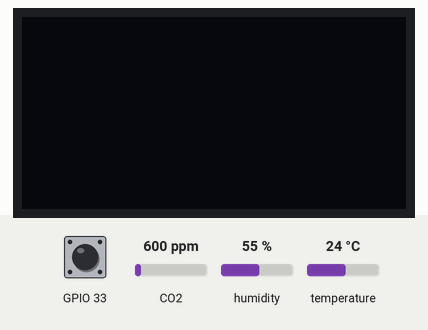
Simulated run of this program. Board: ESP32. Shown: 128×64 one-colour display. Inputs (shaded band) come from the test bench; at power-on: GPIO 33 HIGH, CO2 600 ppm, temperature 24 °C, humidity 55 %. The OLED is the two-colour kind (top 16 rows yellow); WiFi joins after 1.5 s; servers stay silent unless stated; uploads are accepted with an empty reply; what the program prints to the serial monitor is not drawn.

Above: at 3.7 s.
3.8 s: GPIO 33 pulled LOW for 0.15 s
At 3.89 s:
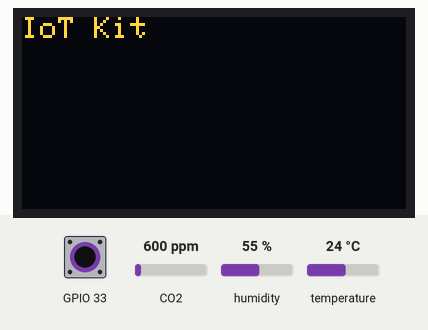
At 4.5 s:
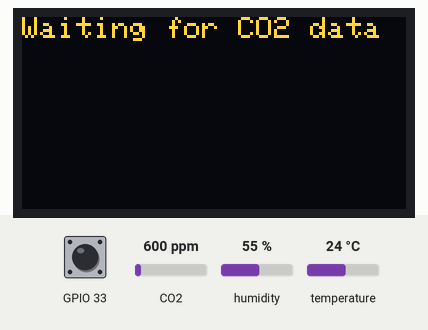
5.4 s: CO2 set to 452 ppm
9.4 s: GPIO 33 pulled LOW for 1 s
At 10.3 s:
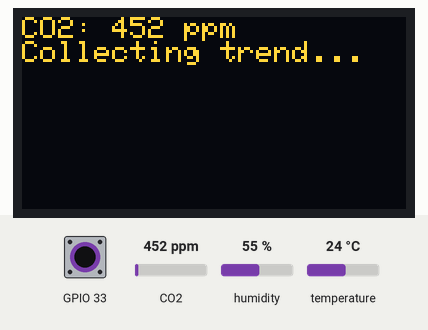
11.9 s: temperature set to 12 °C
13.4 s: CO2 set to 1050 ppm
Timing chart, 0 to 15.9 s (numbered marks = the images above; inputs shaded):
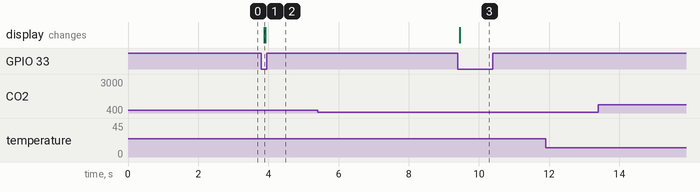

Measured:
- after the input at 3.8 s, the display: changes after 0.09 s (image 1)
- after the input at 5.4 s, every drawn part: stays the same
- after the input at 9.4 s, the display: changes after 0.06 s (image 3)
- after the input at 11.9 s, every drawn part: stays the same
- after the input at 13.4 s, every drawn part: stays the same

The program:

main.cpp
```cpp
#include <Arduino.h>
#include <WiFi.h>
#include <HTTPClient.h>
#include <WiFiClientSecure.h>
#include <Wire.h>
#include <SensirionI2CScd4x.h>
#include "iot_pins.h"
#include "iot_display.h"
#include "secrets.h"

SensirionI2CScd4x scd4x;
uint32_t seq = 0;
constexpr uint32_t BUTTON_DEBOUNCE_MS = 30;
constexpr uint32_t MEASUREMENT_INTERVAL_MS = 5000;
uint32_t lastMeasurementCheckMs = 0;

constexpr uint16_t FIRST_RED_PPM = 1201;
constexpr size_t SAMPLE_COUNT = 13;  // One minute at the normal sampling interval.
struct Co2Sample {
  uint32_t timeMs;
  uint16_t ppm;
};
Co2Sample samples[SAMPLE_COUNT];
size_t nextSample = 0;
size_t samplesUsed = 0;

void recordCo2(uint16_t ppm) {
  samples[nextSample] = {millis(), ppm};
  nextSample = (nextSample + 1) % SAMPLE_COUNT;
  if (samplesUsed < SAMPLE_COUNT) ++samplesUsed;
}

void showCo2Forecast() {
  static bool displayReady = false;
  if (!displayReady) {
    displayReady = iotInitDisplay();
    if (!displayReady) return;
  }

  if (samplesUsed == 0) {
    iotDisplayLines("Waiting for CO2 data");
    return;
  }

  const Co2Sample& latest = samples[(nextSample + SAMPLE_COUNT - 1) % SAMPLE_COUNT];
  const String current = String("CO2: ") + latest.ppm + " ppm";
  if (millis() - latest.timeMs > 15000) {
    iotDisplayLines(current, "Reading is stale");
    return;
  }

  const bool alreadyRed = latest.ppm >= FIRST_RED_PPM;
  // Once the buffer is full, nextSample points to the oldest reading.
  const Co2Sample& oldest = samples[nextSample];
  const uint32_t elapsedMs = latest.timeMs - oldest.timeMs;
  if (samplesUsed < SAMPLE_COUNT || elapsedMs == 0 || elapsedMs > 90000) {
    iotDisplayLines(current, "Collecting trend...", alreadyRed ? "Already RED" : "");
    return;
  }

  const float rate = (int(latest.ppm) - int(oldest.ppm)) * 60000.0f / elapsedMs;
  const String trend = String("Rate: ") + (rate > 0 ? "+" : "") + String(rate, 1) + " ppm/min";
  String estimate;
  if (alreadyRed) {
    estimate = "Already RED";
  } else if (rate <= 0) {
    estimate = "CO2 flat or falling";
  } else {
    const float minutes = (FIRST_RED_PPM - latest.ppm) / rate;
    estimate = minutes < 1 ? String("RED in <1 min")
                           : String("RED in ~") + String(minutes, 0) + " min";
  }
  iotDisplayLines(current, trend, estimate);
}

void checkButton2() {
  static int lastReading = HIGH;
  static int stableReading = HIGH;
  static uint32_t lastChangeMs = 0;

  const int reading = digitalRead(IoTPins::BUTTON_2);
  const uint32_t now = millis();
  if (reading != lastReading) {
    lastReading = reading;
    lastChangeMs = now;
  }

  if (reading != stableReading && now - lastChangeMs >= BUTTON_DEBOUNCE_MS) {
    stableReading = reading;
    if (stableReading == LOW) {
      Serial.println("Button 2 pressed");
      showCo2Forecast();
    }
  }
}

void connectWiFi() {
  if (WiFi.status() == WL_CONNECTED) return;

  Serial.printf("\nConnecting to SSID: %s\n", WIFI_SSID);
  WiFi.mode(WIFI_STA); // Explicitly set station mode
  WiFi.begin(WIFI_SSID, WIFI_PASS);

  int attempts = 0;
  while (WiFi.status() != WL_CONNECTED) {
    delay(500);
    Serial.print(".");
    attempts++;

    // If it takes more than 15 seconds, print status and retry
    if (attempts > 30) {
      Serial.printf("\nConnection status code: %d (Refer to wl_status_t)", WiFi.status());
      Serial.println("\nRetrying Wi-Fi connection...");
      WiFi.disconnect();
      WiFi.begin(WIFI_SSID, WIFI_PASS);
      attempts = 0;
    }
  }

  Serial.print("\nConnected! IP Address: ");
  Serial.println(WiFi.localIP());
}

void sendToFirebase(uint16_t co2, float tempC, float humPct) {
  if (WiFi.status() != WL_CONNECTED) {
    connectWiFi();
  }

  WiFiClientSecure client;
  client.setInsecure(); // Skip root cert validation for fast Lab 5 checkoff

  HTTPClient https;

  // Determine threshold status
  const char* status = "GREEN";
  if (co2 > 1200) status = "RED";
  else if (co2 >= 800) status = "YELLOW";

  // Build JSON payload matching your Progress Report schema
  String payload = "{";
  payload += "\"device_id\":\"group12-esp32-01\",";
  payload += "\"seq\":" + String(++seq) + ",";
  payload += "\"co2_ppm\":" + String(co2) + ",";
  payload += "\"temp_c\":" + String(tempC, 1) + ",";
  payload += "\"humidity_pct\":" + String(humPct, 1) + ",";
  payload += "\"status\":\"" + String(status) + "\",";
  payload += "\"wifi_rssi\":" + String(WiFi.RSSI()) + ",";
  payload += "\"server_ts\":{\".sv\":\"timestamp\"}"; // Firebase auto-inserts UTC ms timestamp
  payload += "}";

  // 1. PUT to /latest.json for instant live dashboard display
  String latestUrl = String(FIREBASE_HOST) + "/devices/group12/latest.json";
  if (https.begin(client, latestUrl)) {
    https.addHeader("Content-Type", "application/json");
    int httpCode = https.PUT(payload);
    Serial.printf("[PUT latest] HTTP %d\n", httpCode);
    https.end();
  }

  // 2. POST to /history.json for historical time-series chart data
  String historyUrl = String(FIREBASE_HOST) + "/devices/group12/history.json";
  if (https.begin(client, historyUrl)) {
    https.addHeader("Content-Type", "application/json");
    int httpCode = https.POST(payload);
    Serial.printf("[POST history] HTTP %d | CO2: %u ppm | Temp: %.1f C\n", httpCode, co2, tempC);
    https.end();
  }
}

void setup() {
  Serial.begin(115200);
  pinMode(IoTPins::BUTTON_2, INPUT_PULLUP);
  delay(500);

  // Default ESP32 I2C pins: SDA = 21, SCL = 22
  Wire.begin(21, 22);
  scd4x.begin(Wire);

  // Stop any ongoing measurement before starting periodic mode
  scd4x.stopPeriodicMeasurement();
  delay(500);

  int16_t err = scd4x.startPeriodicMeasurement();
  if (err != 0) {
    Serial.printf("SCD40 start error: %d\n", err);
  } else {
    Serial.println("SCD40 started successfully. Waiting 5s for first measurement...");
  }

  connectWiFi();
  lastMeasurementCheckMs = millis();
}

void loop() {
  checkButton2();

  const uint32_t now = millis();
  if (now - lastMeasurementCheckMs < MEASUREMENT_INTERVAL_MS) return;
  lastMeasurementCheckMs = now;

  bool dataReady = false;
  uint16_t error = scd4x.getDataReadyFlag(dataReady);
  if (!dataReady) {
    Serial.println("Data not ready yet...");
    return;
  }

  uint16_t co2 = 0;
  float tempC = 0.0f;
  float humPct = 0.0f;

  int16_t err = scd4x.readMeasurement(co2, tempC, humPct);
  if (err != 0 || co2 == 0) {
    Serial.printf("Read error or invalid CO2 (err=%d, co2=%u)\n", err, co2);
    return;
  }

  recordCo2(co2);
  sendToFirebase(co2, tempC, humPct);
}
```

iot_display.h
```cpp
#pragma once
#include <Arduino.h>
#include <SPI.h>
#include <Adafruit_GFX.h>
#include <Adafruit_SSD1306.h>
#include "iot_pins.h"

constexpr int IOT_SCREEN_WIDTH = 128;
constexpr int IOT_SCREEN_HEIGHT = 64;

inline Adafruit_SSD1306& iotDisplay() {
  static Adafruit_SSD1306 display(
      IOT_SCREEN_WIDTH,
      IOT_SCREEN_HEIGHT,
      &SPI,
      IoTPins::OLED_DC,
      IoTPins::OLED_RST,
      IoTPins::OLED_CS);
  return display;
}

inline bool iotInitDisplay() {
  auto& display = iotDisplay();
  if (!display.begin(SSD1306_SWITCHCAPVCC)) {
    Serial.println("OLED init failed. Check SPI wiring and pin map.");
    return false;
  }
  display.clearDisplay();
  display.setTextSize(1);
  display.setTextColor(SSD1306_WHITE);
  display.setCursor(0, 0);
  display.println("IoT Kit");
  display.display();
  return true;
}

inline void iotDisplayLines(const String& line1,
                              const String& line2 = "",
                              const String& line3 = "",
                              const String& line4 = "") {
  auto& display = iotDisplay();
  display.clearDisplay();
  display.setCursor(0, 0);
  display.println(line1);
  if (line2.length()) display.println(line2);
  if (line3.length()) display.println(line3);
  if (line4.length()) display.println(line4);
  display.display();
}
```

secrets-example.h
```cpp
#pragma once

#define WIFI_SSID "______"
#define WIFI_PASS "______"

// Paste your Firebase Realtime Database URL WITHOUT a trailing slash
#define FIREBASE_HOST "_____________"
```

iot_pins.h
```cpp
#pragma once
#include <Arduino.h>

// -----------------------------------------------------------------------------
// Fall 2026 kit pin map for the ESP32 DevKit V1 (ESP32-WROOM-32).
// Avoid GPIO 6-11; these are normally connected to onboard flash.
// Avoid GPIO 34/35/36/39 for buttons because they are input-only and do
//   NOT support internal pull-up/down resistors.
// -----------------------------------------------------------------------------

namespace IoTPins {
  // Basic I/O
  constexpr uint8_t LED_1      = 2;    // Red LED (also the onboard LED on many boards)
  constexpr uint8_t LED_2      = 4;    // Yellow LED
  constexpr uint8_t LED_3      = 15;   // Green LED
  constexpr uint8_t BUZZER     = 27;   // Passive buzzer, driven with tone()
  constexpr uint8_t BUTTON_1   = 32;   // Use INPUT_PULLUP with button to GND
  constexpr uint8_t BUTTON_2   = 33;   // Use INPUT_PULLUP with button to GND
  constexpr uint8_t POT_ADC    = 34;   // ADC1 input-only pin
  constexpr uint8_t SERVO_PWM  = 13;   // Servo signal (orange wire); servo powered from the 5 V rail

  // I2C bus: BMP280, MPU6050, ATECC608A Qwiic breakout
  constexpr uint8_t I2C_SDA    = 21;
  constexpr uint8_t I2C_SCL    = 22;
  // Double check addresses
  constexpr uint8_t BMP280_ADDR = 0x76;
  constexpr uint8_t MPU6050_ADDR = 0x68;
  constexpr uint8_t ATECC608A_ADDR = 0x60;
  // Optional interrupt pin
  constexpr uint8_t MPU6050_INT = 35;  // input-only pin, fine for an interrupt

  // Shared VSPI bus: SPI OLED now, LoRa later
  constexpr uint8_t SPI_SCK    = 18;
  constexpr uint8_t SPI_MISO   = 19;   // OLED may not use MISO; LoRa uses it
  constexpr uint8_t SPI_MOSI   = 23;

  // SPI OLED display pins. Assumes 128x64 SSD1306 SPI OLED.
  constexpr uint8_t OLED_CS    = 5;
  constexpr uint8_t OLED_DC    = 16;
  constexpr uint8_t OLED_RST   = 17;

  // LoRa SX1276/RFM95-style module pins. Shares SCK/MISO/MOSI with OLED.
  constexpr uint8_t LORA_CS    = 14;
  constexpr uint8_t LORA_RST   = 26;
  constexpr uint8_t LORA_DIO0  = 25;
}
```
